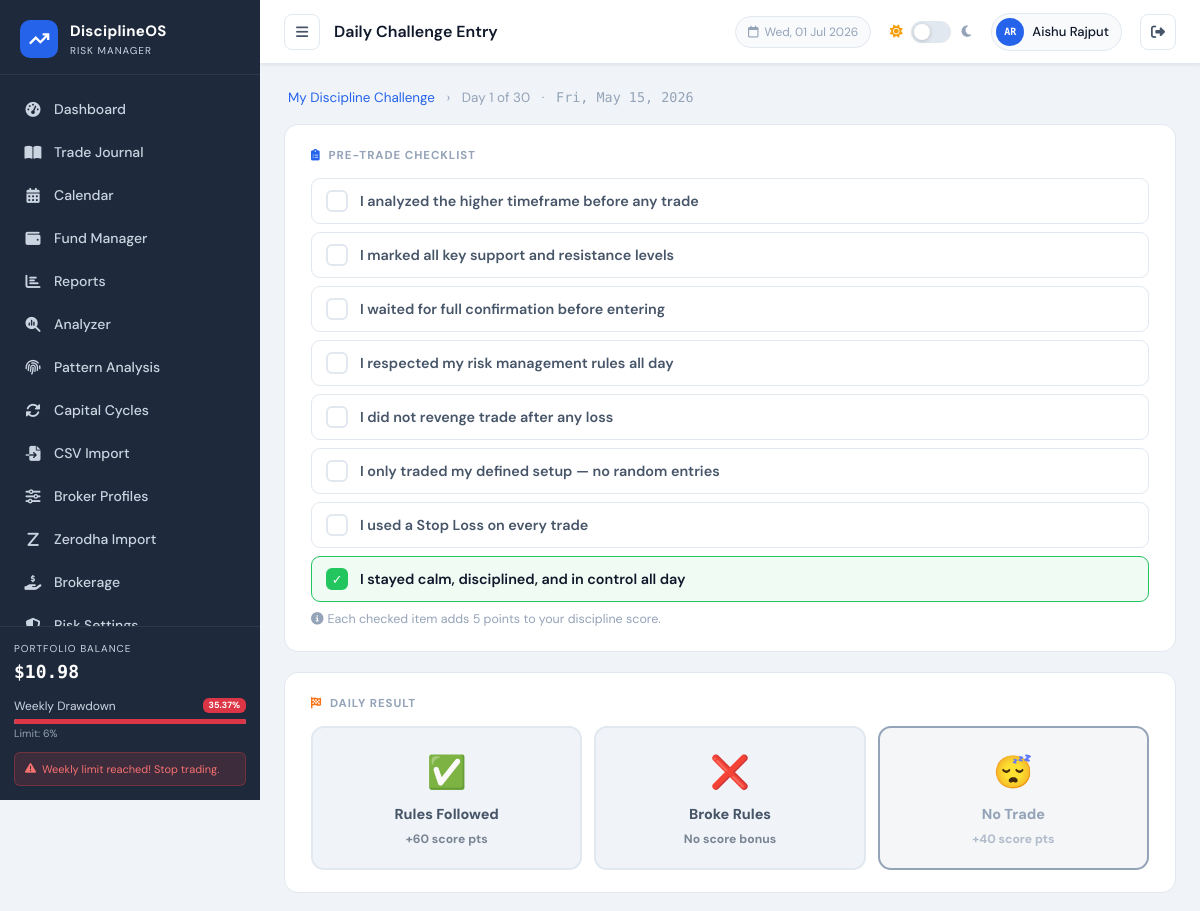
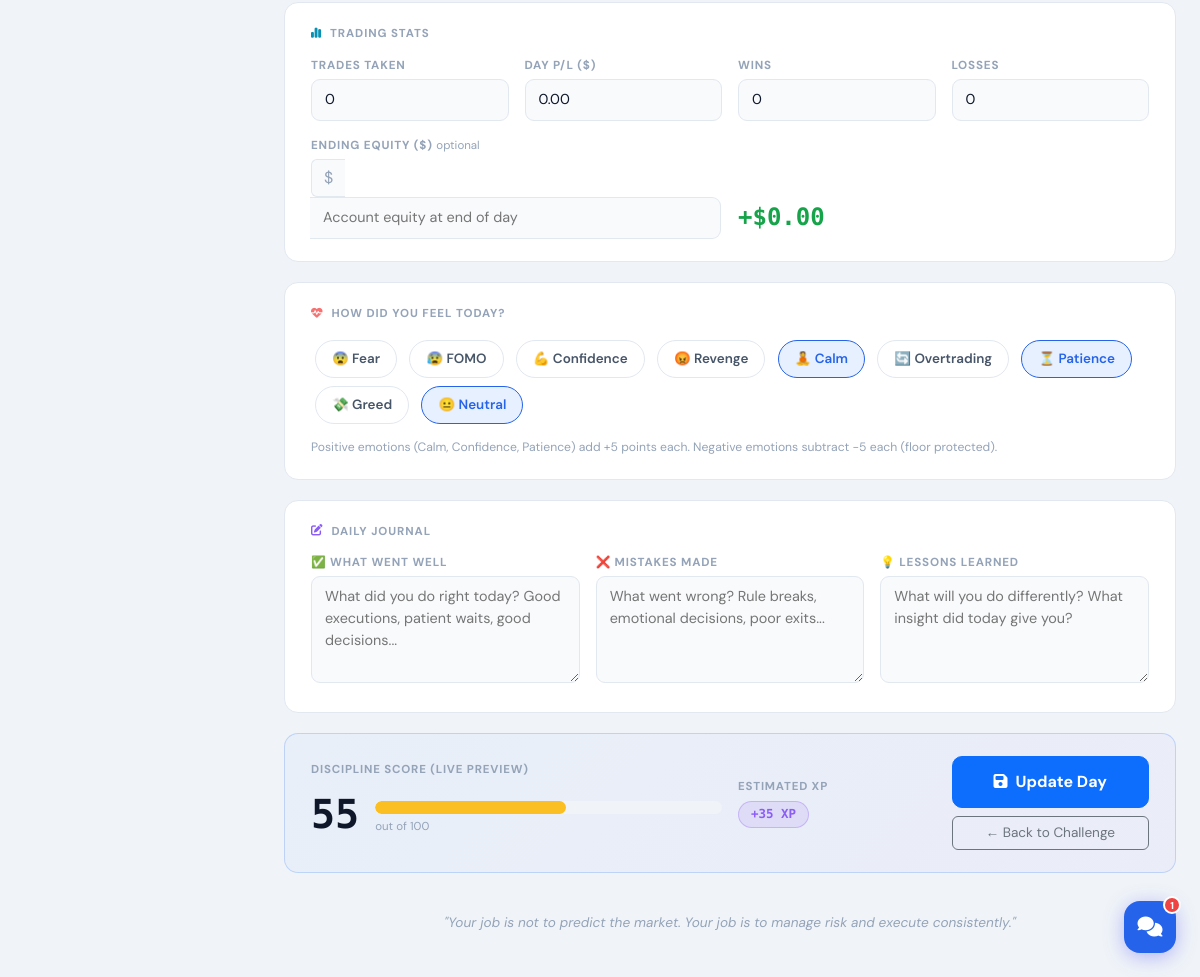
The app's page /pages/challenge_day.php?date=2026-05-15&challenge_id=1 (signed in) with its own data (2 pictures, top to bottom).
### tables this page shows
CREATE TABLE `users` (
  `id` int NOT NULL,
  `name` varchar(100) NOT NULL,
  `email` varchar(150) NOT NULL,
  `password` varchar(255) NOT NULL,
  `initial_balance` decimal(15,2) DEFAULT '10000.00',
  `currency` varchar(10) NOT NULL DEFAULT 'USD',
  `role` enum('user','admin') NOT NULL DEFAULT 'user',
  `last_login_at` datetime DEFAULT NULL,
  `last_active_at` datetime DEFAULT NULL,
  `login_count` int NOT NULL DEFAULT '0',
  `daily_loss_pct` decimal(5,2) DEFAULT NULL,
  `weekly_loss_pct` decimal(5,2) DEFAULT NULL,
  `warning_threshold_pct` decimal(5,2) DEFAULT NULL,
  `profit_lock_mode` tinyint DEFAULT NULL,
  `max_trades_per_day` int DEFAULT NULL,
  `max_risk_per_trade_pct` decimal(5,2) DEFAULT NULL,
  `signup_ip` varchar(45) DEFAULT NULL,
  `created_at` timestamp NOT NULL DEFAULT CURRENT_TIMESTAMP
);

CREATE TABLE `challenges` (
  `id` int NOT NULL,
  `user_id` int NOT NULL DEFAULT '1',
  `title` varchar(150) NOT NULL DEFAULT 'My Discipline Challenge',
  `duration_days` int NOT NULL DEFAULT '30',
  `start_date` date NOT NULL,
  `end_date` date NOT NULL,
  `status` enum('active','completed','abandoned') NOT NULL DEFAULT 'active',
  `starting_capital` decimal(15,2) NOT NULL DEFAULT '0.00',
  `max_risk_per_trade_pct` decimal(5,2) NOT NULL DEFAULT '2.00',
  `max_daily_loss_pct` decimal(5,2) NOT NULL DEFAULT '5.00',
  `max_trades_per_day` tinyint NOT NULL DEFAULT '3',
  `min_risk_reward` decimal(4,1) NOT NULL DEFAULT '2.0',
  `session_start` time DEFAULT NULL,
  `session_end` time DEFAULT NULL,
  `total_xp` int NOT NULL DEFAULT '0',
  `level` tinyint NOT NULL DEFAULT '1',
  `created_at` timestamp NULL DEFAULT CURRENT_TIMESTAMP
);

CREATE TABLE `challenge_days` (
  `id` int NOT NULL,
  `challenge_id` int NOT NULL,
  `user_id` int NOT NULL DEFAULT '1',
  `day_date` date NOT NULL,
  `day_number` int NOT NULL,
  `check_higher_tf` tinyint(1) NOT NULL DEFAULT '0',
  `check_key_levels` tinyint(1) NOT NULL DEFAULT '0',
  `check_confirmation` tinyint(1) NOT NULL DEFAULT '0',
  `check_risk_mgmt` tinyint(1) NOT NULL DEFAULT '0',
  `check_no_revenge` tinyint(1) NOT NULL DEFAULT '0',
  `check_setup_only` tinyint(1) NOT NULL DEFAULT '0',
  `check_stop_loss` tinyint(1) NOT NULL DEFAULT '0',
  `check_calm` tinyint(1) NOT NULL DEFAULT '0',
  `checklist_submitted` tinyint(1) NOT NULL DEFAULT '0',
  `result` enum('followed','broke','no_trade') DEFAULT NULL,
  `trades_count` tinyint UNSIGNED NOT NULL DEFAULT '0',
  `daily_pl` decimal(12,2) NOT NULL DEFAULT '0.00',
  `equity_end` decimal(15,2) DEFAULT NULL,
  `wins` tinyint UNSIGNED NOT NULL DEFAULT '0',
  `losses` tinyint UNSIGNED NOT NULL DEFAULT '0',
  `emotions` varchar(500) DEFAULT NULL,
  `went_well` text,
  `mistakes` text,
  `lessons` text,
  `discipline_score` int NOT NULL DEFAULT '0',
  `xp_earned` int NOT NULL DEFAULT '0',
  `created_at` timestamp NULL DEFAULT CURRENT_TIMESTAMP,
  `updated_at` timestamp NULL DEFAULT CURRENT_TIMESTAMP ON UPDATE CURRENT_TIMESTAMP
);

### pages/challenge_day.php (the view, shortened to what the rows shown need)
<?php
require_once '../config/db.php';
$rootPath  = '../';
$userId = getCurrentUserId();
$db        = getDB();
$today     = date('Y-m-d');
$rawDate     = $_GET['date']         ?? $today;
$challengeId = (int)($_GET['challenge_id'] ?? 0);
$targetDate  = preg_match('/^\d{4}-\d{2}-\d{2}$/', $rawDate) ? $rawDate : $today;
$stmt = $db->prepare("SELECT * FROM challenges WHERE id=? AND user_id=?");
$stmt->execute([$challengeId, $userId]);
$challenge = $stmt->fetch();
$dayNumber = max(1, (int)(floor((strtotime($targetDate) - strtotime($challenge['start_date'])) / 86400) + 1));
$existStmt = $db->prepare("SELECT * FROM challenge_days WHERE challenge_id=? AND day_date=?");
$existStmt->execute([$challengeId, $targetDate]);
$existing = $existStmt->fetch();
include '../includes/header.php';
?>
<div class="mb-3 px-1" style="font-size:.84rem;color:var(--text-muted)">
    <a href="challenge.php" class="breadcrumb-link"><?= htmlspecialchars($challenge['title']) ?></a>
    <span class="mx-2">›</span>
    <span>Day <?= $dayNumber ?> of <?= $challenge['duration_days'] ?></span>
    <span class="mx-2">·</span>
    <span style="font-family:'DM Mono',monospace"><?= date('D, M j, Y', strtotime($targetDate)) ?></span>
</div>
<form method="POST" id="dayForm">
<div class="chal-section">
    <div class="row g-3">
        <div class="col-6 col-md-3">
            <label class="form-label-sm">Trades Taken</label>
            <input type="number" name="trades_count" class="form-ctrl" min="0" value="<?= $existing['trades_count'] ?? 0 ?>" onchange="updateLiveScore()">
        </div>
        <div class="col-6 col-md-3">
            <label class="form-label-sm">Day P/L ($)</label>
            <input type="number" name="daily_pl" class="form-ctrl" step="0.01" value="<?= $existing ? number_format($existing['daily_pl'],2,'.','') : '0.00' ?>" oninput="updatePLPreview(this.value)" onchange="updateLiveScore()">
        </div>
        <div class="col-6 col-md-3">
            <label class="form-label-sm">Wins</label>
            <input type="number" name="wins" class="form-ctrl" min="0" value="<?= $existing['wins'] ?? 0 ?>">
        </div>
        <div class="col-6 col-md-3">
            <label class="form-label-sm">Losses</label>
            <input type="number" name="losses" class="form-ctrl" min="0" value="<?= $existing['losses'] ?? 0 ?>">
        </div>
        <div class="col-md-6">
            <div class="input-group">
                <span class="input-group-text" style="background:var(--bg-elevated);border:1px solid var(--border);border-right:none;color:var(--text-muted)"><?= getActiveCurrency()['symbol'] ?></span>
                <input type="number" name="equity_end" class="form-ctrl" step="0.01" placeholder="Account equity at end of day" value="<?= $existing && $existing['equity_end'] !== null ? number_format($existing['equity_end'],2,'.','') : '' ?>" style="border-radius:0 9px 9px 0;border-left:none">
            </div>
        </div>
        <div class="col-md-6 d-flex align-items-end">
            <div id="plPreview" style="font-family:'DM Mono',monospace;font-size:1.5rem;font-weight:800;padding-bottom:4px">
                <?php $pl = $existing ? (float)$existing['daily_pl'] : 0;
                $cs_cd = getActiveCurrency()['symbol'];
                echo ($pl >= 0 ? '<span style="color:var(--profit)">+' : '<span style="color:var(--loss)">-') . $cs_cd . number_format(abs($pl),2) . '</span>'; ?>
            </div>
        </div>
    </div>
</div>
<div class="chal-section" style="border-color:rgba(59,130,246,.25);background:linear-gradient(135deg,rgba(59,130,246,.04),rgba(124,58,237,.04))">
    <div class="row align-items-center g-3">
        <div class="col-md-6">
            <div class="d-flex align-items-center gap-3">
                <div style="font-family:'DM Mono',monospace;font-size:2.5rem;font-weight:900" id="liveScoreDisplay"><?= $existing ? $existing['discipline_score'] : 0 ?></div>
                <div style="flex:1">
                    <div class="score-meter-wrap"><div class="score-meter-fill" id="scoreBarFill" style="width:<?= $existing ? $existing['discipline_score'] : 0 ?>%"></div></div>
                    <div style="font-size:.72rem;color:var(--text-muted);margin-top:4px">out of 100</div>
                </div>
            </div>
        </div>
    </div>
</div>
</form>
<?php include '../includes/footer.php'; ?>

### includes/header.php (shortened to what the rows shown need)
<?php
$currentPage = basename($_SERVER['PHP_SELF'], '.php');
?>
<!DOCTYPE html>
<html lang="en" data-theme="light">
<head>
    <link href="https://cdn.jsdelivr.net/npm/bootstrap@5.3.2/dist/css/bootstrap.min.css" rel="stylesheet">
    <link href="https://cdnjs.cloudflare.com/ajax/libs/font-awesome/6.5.0/css/all.min.css" rel="stylesheet">
    <link href="<?= $rootPath ?? '' ?>assets/css/style.css?v=1.0.2" rel="stylesheet">
</head>
<body>
        <?php if (isAdmin()): ?>
        <div style="margin:12px 16px;border-top:1px solid rgba(255,255,255,.07)"></div>
        <div style="font-size:10px;font-weight:700;letter-spacing:.08em;color:rgba(250,204,21,.7);text-transform:uppercase;padding:4px 20px 2px">
            <i class="fas fa-shield-halved me-1" style="color:rgba(250,204,21,.7)"></i>Admin Only
        </div>
        <a href="<?= $rootPath ?? '' ?>pages/admin.php" class="nav-item <?= $currentPage === 'admin' ? 'active' : '' ?>" style="margin:2px 12px;border-radius:8px">
            <i class="fas fa-chart-line" style="color:rgba(250,204,21,.8)"></i><span style="font-weight:700">User Analytics</span>
        </a>
        <a href="<?= $rootPath ?? '' ?>demo/index.php" class="nav-item" style="background:linear-gradient(135deg,rgba(124,58,237,.12),rgba(37,99,235,.12));border:1px solid rgba(124,58,237,.25);margin:4px 12px;border-radius:8px;padding:10px 14px">
            <i class="fas fa-flask-vial" style="color:var(--accent-purple)"></i><span style="font-weight:700">Demo Trading</span>
        </a>
        <a href="<?= $rootPath ?? '' ?>india/index.php" class="nav-item" style="background:linear-gradient(135deg,rgba(255,153,51,.12),rgba(19,136,8,.12));border:1px solid rgba(255,153,51,.25);margin:4px 12px;border-radius:8px;padding:10px 14px">
            <span style="font-size:16px;margin-right:2px">🇮🇳</span><span style="font-weight:700">India Market</span>
        </a>
        <?php endif; ?>
<div class="main-wrapper" id="mainWrapper">
    <header class="top-bar">
        <div class="topbar-right">
            <?php
            $__loggedUser = getLoggedInUser();
            $__uname      = $__loggedUser['name'] ?? ($_SESSION['user_name'] ?? 'User');
            $__words      = array_filter(explode(' ', $__uname));
            $__initials   = strtoupper(implode('', array_map(fn($w) => $w[0], $__words)));
            $__initials   = substr($__initials, 0, 2);
            ?>
            <div class="user-chip" style="cursor:pointer" title="Account Settings"
                 onclick="window.location='<?= $rootPath ?? '' ?>pages/account.php'">
                <div class="user-avatar"><?= htmlspecialchars($__initials) ?></div>
                <span><?= htmlspecialchars($__uname) ?></span>
            </div>
        </div>
    </header>
    <div class="page-content">

### records on screen
users: name "AR", name "Aishu Rajput"
challenges: title "My Discipline Challenge", start_date "1", duration_days "30"
challenge_days: check_calm 1 (drawn), trades_count "0", daily_pl "0.00", wins "0", losses "0", discipline_score "55"

### other values on screen
APP_NAME "DisciplineOS"
formatUSD($balance) "$10.98"
$weeklyDD "35.37"
$titles[$currentPage] "Daily Challenge Entry"
date('D, M j, Y', strtotime($targetDate)) "Fri, May 15, 2026"
$label "I analyzed the higher timeframe before any trade"
$label "I marked all key support and resistance levels"
$label "I waited for full confirmation before entering"
$label "I respected my risk management rules all day"
$label "I did not revenge trade after any loss"
$label "I only traded my defined setup — no random entries"
$label "I used a Stop Loss on every trade"
$label "I stayed calm, disciplined, and in control all day"
getActiveCurrency()['symbol'] "$"
$cs_cd "$"
